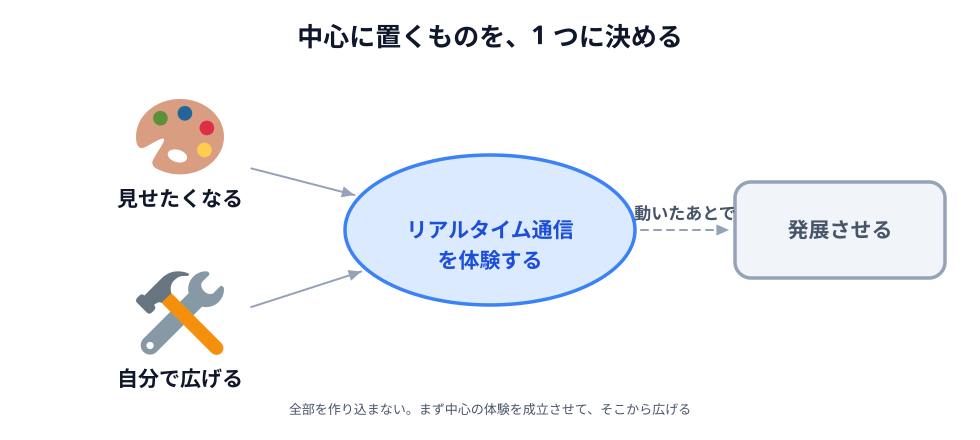

Here is the Python script that generated this plot:
# 02-priority.svg
# スキーマ: CENTER-PERIPHERY（中心に置く体験と、その外側に回すもの）
# 3 時間で全部はできないので、何を中心に据えるかを決めたことを見せる

import sys

sys.path.insert(0, "/Users/seekseep/.claude/skills/genfig")
from genfig import Canvas

c = Canvas(980, 440)
c.text(490, 46, "中心に置くものを、1 つに決める", scale="xl")

core = c.node(490, 230, "リアルタイム通信\nを体験する", shape="ellipse",
              color="blue", w=290, h=150)

catchy = c.node(180, 150, "見せたくなる", emoji_cp="1f3a8", w=200, h=96)  # 🎨
extend = c.node(180, 330, "自分で広げる", emoji_cp="1f6e0", w=200, h=96)  # 🛠️
later = c.node(840, 230, "発展させる", shape="sticky", color="gray",
               w=210, h=96)

c.link(catchy, core, primary=False)
c.link(extend, core, primary=False)
c.link(core, later, dash="dashed", primary=False, label="動いたあとで")

c.text(490, 414, "全部を作り込まない。まず中心の体験を成立させて、そこから広げる", scale="sm")

c.save("02-priority.svg")
